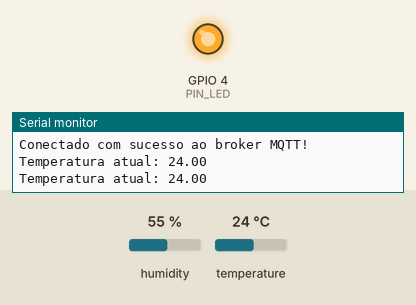
Recording of a sketch running on a simulated ESP8266 (NodeMCU). On the bench: output pins drawn as LEDs (lit = HIGH), the last lines printed to the serial monitor. The inputs (shaded band) are chosen by the test bench; at power-on: temperature 24 °C, humidity 55 %. WiFi joins after 1.5 s; servers stay silent unless stated; no MQTT or app messages arrive unless stated.

Above: at 14.0 s.
14.1 s: temperature set to 29 °C
19.3 s: temperature set to 32 °C
At 24.8 s:
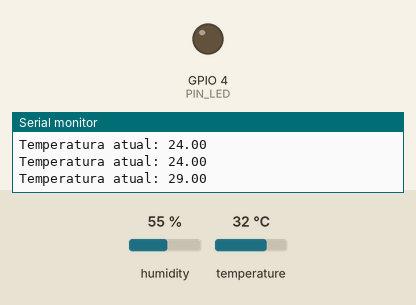
25.1 s: temperature set to 29 °C
30.4 s: temperature set to 26 °C
At 36.2 s:
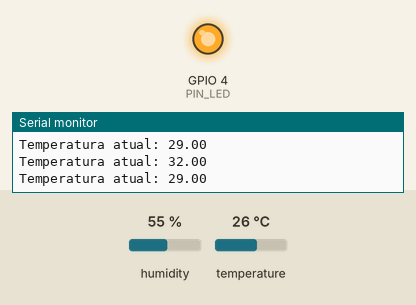
Timing chart, 0 to 37.2 s (numbered marks = the images above; inputs shaded):
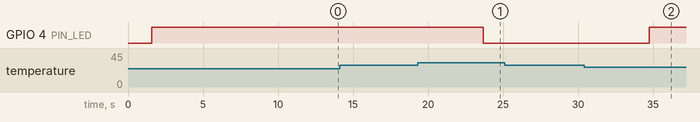

Measured:
- the behaviour switches between 30 and 31 °C on temperature (found by bisection; images 0 and 1)
- the behaviour switches between 28 and 27 °C on temperature (found by bisection; images 1 and 2)
- after the input at 19.3 s, GPIO 4 (PIN_LED): HIGH → LOW after 4.4 s
- after the input at 30.4 s, GPIO 4 (PIN_LED): LOW → HIGH after 4.3 s

The sketch:

Teste_Eclipse_Rev3.ino
```cpp
#include <DHT.h>
#include <ESP8266WiFi.h>
#include <PubSubClient.h>


/* Definições do LED */
#define PIN_LED  4

/* Definicoes do sensor DHT22 */
#define DHTPIN 2     //GPIO que está ligado o pino de dados do sensor

#define DHTTYPE DHT11 //sensor em utilização: DHT11


/* Defines do MQTT */
#define TOPICO_SUBSCRIBE_LED         "topico_liga_desliga_ledmu"
#define TOPICO_PUBLISH_TEMPERATURA   "topico_sensor_temperaturamu"
#define TOPICO_PUBLISH_UMIDADE       "topico_sensor_umidademu"

#define ID_MQTT  "testemu"     //id mqtt (para identificação de sessão)
            //Nota: este ID deve ser unico, a duplicidade de ID no broker pode levar a erro no sistema

float leTemp; // variavel para controlar o rele

/* Variaveis, constantes e objetos globais */
DHT dht(DHTPIN, DHTTYPE);

const char* SSID = "Bruno e Camila"; // SSID / nome da rede WI-FI que deseja se conectar
const char* PASSWORD = "rioclaro2020"; // Senha da rede WI-FI que deseja se conectar

const char* BROKER_MQTT = "test.mosquitto.org"; //URL do broker MQTT que se deseja utilizar
int BROKER_PORT = 1883; // Porta do Broker MQTT

//Variáveis e objetos globais
WiFiClient espClient; // Cria o objeto espClient
PubSubClient MQTT(espClient); // Instancia o Cliente MQTT passando o objeto espClient

/* Prototypes */
float faz_leitura_temperatura(void);
float faz_leitura_umidade(void);
void initWiFi(void);
void initMQTT(void);
void mqtt_callback(char* topic, byte* payload, unsigned int length);
void reconnectMQTT(void);
void reconnectWiFi(void);
void VerificaConexoesWiFIEMQTT(void);

/*
 * Implementações
 */

/* Função: faz a leitura de temperatura (sensor DHT22)
 * Parametros: nenhum
 * Retorno: temperatura (graus Celsius)
 */
float faz_leitura_temperatura(void)
{
    float t = dht.readTemperature();
    float result;
    leTemp = t;

    if (leTemp>30){digitalWrite(PIN_LED, LOW);}
    if (leTemp<28){digitalWrite(PIN_LED, HIGH);}

    if (! (isnan(t)) )
        result = t;
    else
        result = -99.99;

    return result;
}

/* Função: faz a leitura de umidade relativa do ar (sensor DHT22)
 * Parametros: nenhum
 * Retorno: umidade (0 - 100%)
 */
float faz_leitura_umidade(void)
{
    float h = dht.readHumidity();
    float result;

    if (! (isnan(h)) )
        result = h;
    else
        result = -99.99;

    return result;
}

/* Função: inicializa e conecta-se na rede WI-FI desejada
*  Parâmetros: nenhum
*  Retorno: nenhum
*/
void initWiFi(void)
{
    delay(10);
    Serial.println("------Conexao WI-FI------");
    Serial.print("Conectando-se na rede: ");
    Serial.println(SSID);
    Serial.println("Aguarde");

    reconnectWiFi();
}

/* Função: inicializa parâmetros de conexão MQTT(endereço do
 *         broker, porta e seta função de callback)
 * Parâmetros: nenhum
 * Retorno: nenhum
 */
void initMQTT(void)
{
    MQTT.setServer(BROKER_MQTT, BROKER_PORT);   //informa qual broker e porta deve ser conectado
    MQTT.setCallback(mqtt_callback);            //atribui função de callback (função chamada quando qualquer informação de um dos tópicos subescritos chega)
}

/* Função: função de callback
 *         esta função é chamada toda vez que uma informação de
 *         um dos tópicos subescritos chega)
 * Parâmetros: nenhum
 * Retorno: nenhum
 */
void mqtt_callback(char* topic, byte* payload, unsigned int length)
{
    String msg;

    /* obtem a string do payload recebido */
    for(int i = 0; i < length; i++)
    {
       char c = (char)payload[i];
       msg += c;
    }

    Serial.print("Chegou a seguinte string via MQTT: ");
    Serial.println(msg);

    /* toma ação dependendo da string recebida */

}

/* Função: reconecta-se ao broker MQTT (caso ainda não esteja conectado ou em caso de a conexão cair)
 *         em caso de sucesso na conexão ou reconexão, o subscribe dos tópicos é refeito.
 * Parâmetros: nenhum
 * Retorno: nenhum
 */
void reconnectMQTT(void)
{
    while (!MQTT.connected())
    {
        Serial.print("* Tentando se conectar ao Broker MQTT: ");
        Serial.println(BROKER_MQTT);
        if (MQTT.connect(ID_MQTT))
        {
            Serial.println("Conectado com sucesso ao broker MQTT!");
            MQTT.subscribe(TOPICO_SUBSCRIBE_LED);
        }
        else
        {
            Serial.println("Falha ao reconectar no broker.");
            Serial.println("Havera nova tentatica de conexao em 2s");
            delay(2000);
        }
    }
}

/* Função: verifica o estado das conexões WiFI e ao broker MQTT.
 *         Em caso de desconexão (qualquer uma das duas), a conexão
 *         é refeita.
 * Parâmetros: nenhum
 * Retorno: nenhum
 */
void VerificaConexoesWiFIEMQTT(void)
{
    if (!MQTT.connected())
        reconnectMQTT(); //se não há conexão com o Broker, a conexão é refeita

     reconnectWiFi(); //se não há conexão com o WiFI, a conexão é refeita
}

/* Função: reconecta-se ao WiFi
 * Parâmetros: nenhum
 * Retorno: nenhum
 */
void reconnectWiFi(void)
{
    //se já está conectado a rede WI-FI, nada é feito.
    //Caso contrário, são efetuadas tentativas de conexão
    if (WiFi.status() == WL_CONNECTED)
        return;

    WiFi.begin(SSID, PASSWORD); // Conecta na rede WI-FI

    while (WiFi.status() != WL_CONNECTED)
    {
        delay(100);
        Serial.print(".");
    }

    Serial.println();
    Serial.print("Conectado com sucesso na rede ");
    Serial.print(SSID);
    Serial.println("IP obtido: ");
    Serial.println(WiFi.localIP());
}

/* Função de setup */
void setup()
{
    Serial.begin(115200);

    /* Configuração do pino ligado ao LED como output
       e inicialização do mesmo em LOW */
    pinMode(PIN_LED, OUTPUT);
    digitalWrite(PIN_LED,LOW);

    /* Inicializacao do sensor de temperatura */
    dht.begin();

    /* Inicializa a conexao wi-fi */
    initWiFi();

    /* Inicializa a conexao ao broker MQTT */
    initMQTT();
}

/* Loop principal */
void loop()
{
    char temperatura_str[10] = {0};
    char umidade_str[10]     = {0};
    Serial.print("Temperatura atual: ");
    Serial.println(leTemp);
    /* garante funcionamento das conexões WiFi e ao broker MQTT */
    VerificaConexoesWiFIEMQTT();

    /* Compoe as strings a serem enviadas pro dashboard (campos texto) */
    sprintf(temperatura_str,"%.2fC", faz_leitura_temperatura());
    sprintf(umidade_str,"%.2f", faz_leitura_umidade());

    /*  Envia as strings ao dashboard MQTT */
    MQTT.publish(TOPICO_PUBLISH_TEMPERATURA, temperatura_str);
    MQTT.publish(TOPICO_PUBLISH_UMIDADE, umidade_str);

    /* keep-alive da comunicação com broker MQTT */
    MQTT.loop();

    /* Refaz o ciclo após 2 segundos */
    delay(5500);
}
```
